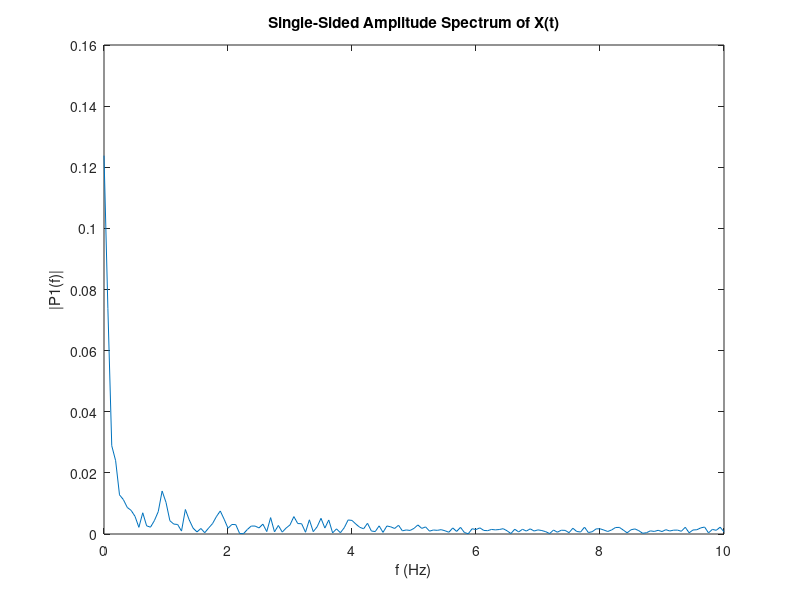

MATLAB code to generate this figure:
dac = [   1000.0
 
   1000.0
 
   1000.0
 
   1000.0
 
   1000.0
 
   1000.0
 
   1000.0
 
   1000.0
 
   1000.0
 
   1000.0
 
   1000.0
 
   1000.0
 
   1000.0
 
   1000.0
 
   1000.0
 
   1000.0
 
   1000.0
 
   1000.0
 
   1000.0
 
   1000.0
 
   1000.0
 
   1000.0
 
   1000.0
 
   1000.0
 
   1000.0
 
   1000.0
 
   1000.0
 
   1000.0
 
   1000.0
 
   1000.0
 
   1000.0
 
   1000.0
 
   1000.0
 
   1000.0
 
   1000.0
 
   1000.0
 
   1000.0
 
   1000.0
 
   1000.0
 
   1000.0
 
   1000.0
 
   1000.0
 
   1000.0
 
   1000.0
 
   1000.0
 
   1000.0
 
   1000.0
 
   1000.0
 
   1000.0
 
   1000.0
 
   1000.0
 
   1000.0
 
   1000.0
 
   1000.0
 
   1000.0
 
   1000.0
 
   1000.0
 
   1000.0
 
   1000.0
 
   1000.0
 
   1000.0
 
   1000.0
 
   1000.0
 
   1000.0
 
   1000.0
 
   1000.0
 
   1000.0
 
   1000.0
 
   1000.0
 
   1000.0
 
   1000.0
 
   1000.0
 
   1000.0
 
   1000.0
 
   1000.0
 
   1000.0
 
   1000.0
 
   1000.0
 
   1000.0
 
   1000.0
 
   1000.0
 
   1000.0
 
   1000.0
 
   1000.0
 
   1000.0
 
   1000.0
 
   1000.0
 
   1000.0
 
   1000.0
 
   1000.0
 
   1000.0
 
   1000.0
 
   1000.0
 
   1000.0
 
   1000.0
 
   1000.0
 
   1000.0
 
   1000.0
 
   1000.0
 
   1000.0
 
   1000.0
 
   1000.0
 
   1000.0
 
   1000.0
 
   1000.0
 
   1000.0
 
   1000.0
 
   1000.0
 
   1000.0
 
   1000.0
 
   1000.0
 
   1000.0
 
   1000.0
 
   1000.0
 
   1000.0
 
   1000.0
 
   1000.0
 
   1000.0
 
   1000.0
 
   1000.0
 
   1000.0
 
   1000.0
 
   1000.0
 
   1000.0
 
   1000.0
 
   1000.0
 
   1000.0
 
   1000.0
 
   1000.0
 
   1000.0
 
   1000.0
 
   1000.0
 
   1000.0
 
   1000.0
 
   1000.0
 
   1000.0
 
   1000.0
 
   1000.0
 
   1000.0
 
   1000.0
 
   1000.0
 
   1000.0
 
   1000.0
 
   1000.0
 
   1000.0
 
   1000.0
 
   1000.0
 
   1000.0
 
   1000.0
 
   1000.0
 
   1000.0
 
   1000.0
 
   1000.0
 
   1000.0
 
   1000.0
 
   1000.0
 
   1000.0
 
   1000.0
 
   1000.0
 
   1000.0
 
   1000.0
 
   1000.0
 
   1000.0
 
   1000.0
 
   1000.0
 
   1000.0
 
   1000.0
 
   1000.0
 
   1000.0
 
   1000.0
 
   1000.0
 
   1000.0
 
   1000.0
 
   1000.0
 
   1000.0
 
   1000.0
 
   1000.0
 
   1000.0
 
   1000.0
 
   1000.0
 
   1000.0
 
   1000.0
 
   1000.0
 
   1000.0
 
   1000.0
 
   1000.0
 
   1000.0
 
   1000.0
 
   1000.0
 
   1000.0
 
   1000.0
 
   1000.0
 
   1000.0
 
   1000.0
 
   1000.0
 
   1000.0
 
   1000.0
 
   1000.0
 
   1000.0
 
   1000.0
 
   1000.0
 
   1000.0
 
   1000.0
 
   1000.0
 
   1000.0
 
   1000.0
 
   1000.0
 
   1000.0
 
   1000.0
 
   1000.0
 
   1000.0
 
   1000.0
 
   1000.0
 
   1000.0
 
   1000.0
 
   1000.0
 
   1000.0
 
   1000.0
 
   1000.0
 
   1000.0
 
   1000.0
 
   1000.0
 
   1000.0
 
   1000.0
 
   1000.0
 
   1000.0
 
   1000.0
 
   1000.0
 
   1000.0
 
   1000.0
 
   1000.0
 
   1000.0
 
   1000.0
 
   1000.0
 
   1000.0
 
   1000.0
 
   1000.0
 
   1000.0
 
   1000.0
 
   1000.0
 
   1000.0
 
   1000.0
 
   1000.0
 
   1000.0
 
   1000.0
 
   1000.0
 
   1000.0
 
   1000.0
 
   1000.0
 
   1000.0
 
   1000.0
 
   1000.0
 
   1000.0
 
   1000.0
 
   1000.0
 
   1000.0
 
   1000.0
 
   1000.0
 
   1000.0
 
   1000.0
 
   1000.0
 
   1000.0
 
   1000.0
 
   1000.0
 
   1000.0
 
   1000.0
 
   1000.0
 
   1000.0
 
   1000.0
 
   1000.0
 
   1000.0
 
   1000.0
 
   1000.0
 
   1000.0
 
   1000.0
 
   1000.0
 
   1000.0
 
   1000.0
 
   1000.0
 
   1000.0
 
   1000.0
 
   1000.0
 
   1000.0
 
   1000.0
 
   1000.0
 
   1000.0
 
   1000.0
 
   1000.0
 
   1000.0
 
   1000.0
 
   1000.0
 
   1000.0
 
   1000.0
 
   1000.0
 
   1000.0
 
   1000.0
 
   1000.0
 
   1000.0
 
   1000.0
 
   1000.0
 
   1000.0
 
   1000.0
 
   1000.0
 
   1000.0
 
   1000.0
 
   1000.0
 
   1000.0
 
   1000.0
 
   1000.0
 
   1000.0
 
   1000.0
 
   1000.0
 
   1000.0
 
   1000.0
 
   1000.0
 
   1000.0
 
   1000.0
 
   1000.0
 
   1000.0
 
   1000.0
 
   1000.0
 
   1000.0
 
   1000.0
 
   1000.0
 
   1000.0
 
   1000.0
 
   1000.0
 
   1000.0
 
   1000.0
 
   1000.0
 
   1000.0
 
   1000.0
 
   1000.0
 
   1000.0
 
   1000.0
 
   1000.0
 
   1000.0
 
   1000.0
 
   1000.0
 
   1000.0
 
   1000.0
 
   1000.0
 
   1000.0
 
   1000.0
 
   1000.0
 
   1000.0
 
   1000.0
 
   1000.0
 
   1000.0
 
   1000.0
 
   1000.0
 
   1000.0
 
   1000.0
 
   1000.0
 
   1000.0
 
   1000.0
 
   1000.0
 
   1000.0
 
   1000.0
 
   1000.0
 
   1000.0
 
   1000.0
 
   1000.0
 
   1000.0
 
   1000.0
 
   1000.0
 
   1000.0
 
   1000.0
 
   1000.0
 
   1000.0
 
   1000.0
 
   1000.0
 
   1000.0
 
   1000.0
 
   1000.0
 
   1000.0
 
   1000.0
 
   1000.0
 
   1000.0
 
   1750.0
 
   1750.0
 
   1750.0
 
   1750.0
 
   1750.0
 
   1750.0
 
   1750.0
 
   1750.0
 
   1750.0
 
   1750.0
 
   1750.0
 
   1750.0
 
   1750.0
 
   1750.0
 
   1750.0
 
   1750.0
 
   1750.0
 
   1750.0
 
   1750.0
 
   1750.0
 
   1750.0
 
   1750.0
 
   1750.0
 
   1750.0
 
   1750.0
 
   1750.0
 
   1750.0
 
   1750.0
 
   1750.0
 
   1750.0
 
   1750.0
 
   1750.0
 
   1750.0
 
   1750.0
 
   1750.0
 
   1750.0
 
   1750.0
 
   1750.0
 
   1750.0
 
   1750.0
 
   1750.0
 
   1750.0
 
   1750.0
 
   1750.0
 
   1750.0
 
   1750.0
 
   1750.0
 
   1750.0
 
   1750.0
 
   1750.0
 
   1750.0
 
   1750.0
 
   1750.0
 
   1750.0
 
   1750.0
 
   1750.0
 
   1750.0
 
   1750.0
 
   1750.0
 
   1750.0
 
   1750.0
 
   1750.0
 
   1750.0
 
   1750.0
 
   1750.0
 
   1750.0
 
   1750.0
 
   1750.0
 
   1750.0
 
   1750.0
 
   1750.0
 
   1750.0
 
   1750.0
 
   1750.0
 
   1750.0
 
   1750.0
 
   1750.0
 
   1750.0
 
   1750.0
 
   1750.0
 
   1750.0
 
   1750.0
 
   1750.0
 
   1750.0
 
   1750.0
 
   1750.0
 
   1750.0
 
   1750.0
 
   1750.0
 
   1750.0
 
   1750.0
 
   1750.0
 
   1750.0
 
   1750.0
 
   1750.0
 
   1750.0
 
   1750.0
 
   1750.0
 
   1750.0
 
   1750.0
 
   1750.0
 
   1750.0
 
   1750.0
 
   1750.0
 
   1750.0
 
   1750.0
 
   1750.0
 
   1750.0
 
   1750.0
 
   1750.0
 
   1750.0
 
   1750.0
 
   1750.0
 
   1750.0
 
   1750.0
 
   1750.0
 
   1750.0
 
   1750.0
 
   1750.0
 
   1750.0
 
   1750.0
 
   1750.0
 
   1750.0
 
   1750.0
 
   1750.0
 
   1750.0
 
   1750.0
 
   1750.0
 
   1750.0
 
   1750.0
 
   1750.0
 
   1750.0
 
   1750.0
 
   1750.0
 
   1750.0
 
   1750.0
 
   1750.0
 
   1750.0
 
   1750.0
 
   1750.0
 
   1750.0
 
   1752.0
 
   1754.0
 
   1756.0
 
   1758.0
 
   1760.0
 
   1761.0
 
   1763.0
 
   1765.0
 
   1767.0
 
   1769.0
 
   1771.0
 
   1772.0
 
   1774.0
 
   1776.0
 
   1778.0
 
   1779.0
 
   1781.0
 
   1782.0
 
   1784.0
 
   1785.0
 
   1786.0
 
   1788.0
 
   1789.0
 
   1790.0
 
   1791.0
 
   1792.0
 
   1793.0
 
   1794.0
 
   1795.0
 
   1796.0
 
   1797.0
 
   1797.0
 
   1798.0
 
   1798.0
 
   1799.0
 
   1799.0
 
   1799.0
 
   1799.0
 
   1799.0
 
   1799.0
 
   1799.0
 
   1799.0
 
   1799.0
 
   1799.0
 
   1798.0
 
   1798.0
 
   1798.0
 
   1797.0
 
   1796.0
 
   1796.0
 
   1795.0
 
   1794.0
 
   1793.0
 
   1792.0
 
   1791.0
 
   1790.0
 
   1789.0
 
   1787.0
 
   1786.0
 
   1785.0
 
   1783.0
 
   1782.0
 
   1780.0
 
   1779.0
 
   1777.0
 
   1775.0
 
   1774.0
 
   1772.0
 
   1770.0
 
   1768.0
 
   1767.0
 
   1765.0
 
   1763.0
 
   1761.0
 
   1759.0
 
   1757.0
 
   1755.0
 
   1753.0
 
   1751.0
 
   1749.0
 
   1747.0
 
   1745.0
 
   1743.0
 
   1741.0
 
   1739.0
 
   1738.0
 
   1736.0
 
   1734.0
 
   1732.0
 
   1730.0
 
   1728.0
 
   1727.0
 
   1725.0
 
   1723.0
 
   1721.0
 
   1720.0
 
   1718.0
 
   1717.0
 
   1715.0
 
   1714.0
 
   1713.0
 
   1711.0
 
   1710.0
 
   1709.0
 
   1708.0
 
   1707.0
 
   1706.0
 
   1705.0
 
   1704.0
 
   1703.0
 
   1702.0
 
   1702.0
 
   1701.0
 
   1701.0
 
   1700.0
 
   1700.0
 
   1700.0
 
   1700.0
 
   1700.0
 
   1700.0
 
   1700.0
 
   1700.0
 
   1700.0
 
   1700.0
 
   1701.0
 
   1701.0
 
   1701.0
 
   1702.0
 
   1703.0
 
   1703.0
 
   1704.0
 
   1705.0
 
   1706.0
 
   1707.0
 
   1708.0
 
   1709.0
 
   1710.0
 
   1712.0
 
   1713.0
 
   1714.0
 
   1716.0
 
   1717.0
 
   1719.0
 
   1720.0
 
   1722.0
 
   1724.0
 
   1725.0
 
   1727.0
 
   1729.0
 
   1731.0
 
   1732.0
 
   1734.0
 
   1736.0
 
   1738.0
 
   1740.0
 
   1742.0
 
   1744.0
 
   1746.0
 
   1748.0
 
   1750.0
 
   1752.0
 
   1754.0
 
   1756.0
 
   1758.0
 
   1760.0
 
   1761.0
 
   1763.0
 
   1765.0
 
   1767.0
 
   1769.0
 
   1771.0
 
   1772.0
 
   1774.0
 
   1776.0
 
   1778.0
 
   1779.0
 
   1781.0
 
   1782.0
 
   1784.0
 
   1785.0
 
   1786.0
 
   1788.0
 
   1789.0
 
   1790.0
 
   1791.0
 
   1792.0
 
   1793.0
 
   1794.0
 
   1795.0
 
   1796.0
 
   1797.0
 
   1797.0
 
   1798.0
 
   1798.0
 
   1799.0
 
   1799.0
 
   1799.0
 
   1799.0
 
   1799.0
 
   1799.0
 
   1799.0
 
   1799.0
 
   1799.0
 
   1799.0
 
   1798.0
 
   1798.0
 
   1798.0
 
   1797.0
 
   1796.0
 
   1796.0
 
   1795.0
 
   1794.0
 
   1793.0
 
   1792.0
 
   1791.0
 
   1790.0
 
   1789.0
 
   1787.0
 
   1786.0
 
   1785.0
 
   1783.0
 
   1782.0
 
   1780.0
 
   1779.0
 
   1777.0
 
   1775.0
 
   1774.0
 
   1772.0
 
   1770.0
 
   1768.0
 
   1767.0
 
   1765.0
 
   1763.0
 
   1761.0
 
   1759.0
 
   1757.0
 
   1755.0
 
   1753.0
 
   1751.0
 
   1749.0
 
   1747.0
 
   1745.0
 
   1743.0
 
   1741.0
 
   1739.0
 
   1738.0
 
   1736.0
 
   1734.0
 
   1732.0
 
   1730.0
 
   1728.0
 
   1727.0
 
   1725.0
 
   1723.0
 
   1721.0
 
   1720.0
 
   1718.0
 
   1717.0
 
   1715.0
 
   1714.0
 
   1713.0
 
   1711.0
 
   1710.0
 
   1709.0
 
   1708.0
 
   1707.0
 
   1706.0
 
   1705.0
 
   1704.0
 
   1703.0
 
   1702.0
 
   1702.0
 
   1701.0
 
   1701.0
 
   1700.0
 
   1700.0
 
   1700.0
 
   1700.0
 
   1700.0
 
   1700.0
 
   1700.0
 
   1700.0
 
   1700.0
 
   1700.0
 
   1701.0
 
   1701.0
 
   1701.0
 
   1702.0
 
   1703.0
 
   1703.0
 
   1704.0
 
   1705.0
 
   1706.0
 
   1707.0
 
   1708.0
 
   1709.0
 
   1710.0
 
   1712.0
 
   1713.0
 
   1714.0
 
   1716.0
 
   1717.0
 
   1719.0
 
   1720.0
 
   1722.0
 
   1724.0
 
   1725.0
 
   1727.0
 
   1729.0
 
   1731.0
 
   1732.0
 
   1734.0
 
   1736.0
 
   1738.0
 
   1740.0
 
   1742.0
 
   1744.0
 
   1746.0
 
   1748.0
 
   1000.0
 
   1000.0
 
   1000.0
 
   1000.0
 
   1000.0
 
   1000.0
 
   1000.0
 
   1000.0
 
   1000.0
 
   1000.0
 
   1000.0
 
   1000.0
 
   1000.0
 
   1000.0
 
   1000.0
 
   1000.0
 
   1000.0
 
   1000.0
 
   1000.0
 
   1000.0
 
   1000.0
 
   1000.0
 
   1000.0
 
   1000.0
 
   1000.0
 
   1000.0
 
   1000.0
 
   1000.0
 
   1000.0
 
   1000.0
 
   1000.0
 
   1000.0
 
   1000.0
 
   1000.0
 
   1000.0
 
   1000.0
 
   1000.0
 
   1000.0
 
   1000.0
 
   1000.0
 
   1000.0
 
   1000.0
 
   1000.0
 
   1000.0
 
   1000.0
 
   1000.0
 
   1000.0
 
   1000.0
 
   1000.0
 
   1000.0
 
   1000.0
 
   1000.0
 
   1000.0
 
   1000.0
 
   1000.0
 
   1000.0
 
   1000.0
 
   1000.0
 
   1000.0
 
   1000.0
 
   1000.0
 
   1000.0
 
   1000.0
 
   1000.0
 
   1000.0
 
   1000.0
 
   1000.0
 
   1000.0
 
   1000.0
 
   1000.0
 
   1000.0
 
   1000.0
 
   1000.0
 
   1000.0
 
   1000.0
 
   1000.0
 
   1000.0
 
   1000.0
 
   1000.0
 
   1000.0
 
   1000.0
 
   1000.0
 
   1000.0
 
   1000.0
 
   1000.0
 
   1000.0
 
   1000.0
 
   1000.0
 
   1000.0
 
   1000.0
 
   1000.0
 
   1000.0
 
   1000.0
 
   1000.0
 
   1000.0
 
   1000.0
 
   1000.0
 
   1000.0
 
   1000.0
 
   1000.0
 
   1000.0
 
   1000.0
 
   1000.0
 
   1000.0
 
   1000.0
 
   1000.0
 
   1000.0
 
   1000.0
 
   1000.0
 
   1000.0
 
   1000.0
 
   1000.0
 
   1000.0
 
   1000.0
 
   1000.0
 
   1000.0
 
   1000.0
 
   1000.0
 
   1000.0
 
   1000.0
 
   1000.0
 
   1000.0
 
   1000.0
 
   1000.0
 
   1000.0
 
   1000.0
 
   1000.0
 
   1000.0
 
   1000.0
 
   1000.0
 
   1000.0
 
   1000.0
 
   1000.0
 
   1000.0
 
   1000.0
 
   1000.0
 
   1000.0
 
   1000.0
 
   1000.0
 
   1000.0
 
   1000.0
 
   1000.0
 
   1000.0
 
   1000.0
 
   1000.0
 
   1000.0
 
   1000.0
 
   1000.0
 
   1000.0
 
   1000.0
 
   1000.0
 
   1000.0
 
   1000.0
 
   1000.0
 
   1000.0
 
   1000.0
 
   1000.0
 
   1000.0
 
   1000.0
 
   1000.0
 
   1000.0
 
   1000.0
 
   1000.0
 
   1000.0
 
   1000.0
 
   1000.0
 
   1000.0
 
   1000.0
 
   1000.0
 
   1000.0
 
   1000.0
 
   1000.0
 
   1000.0
 
   1000.0
 
   1000.0
 
   1000.0
 
   1000.0
 
   1000.0
 
   1000.0
 
   1000.0
 
   1000.0
 
   1000.0
 
   1000.0
 
   1000.0
 
   1000.0
 
   1000.0
 
   1000.0
 
   1000.0
 
   1000.0
 
   1000.0
 
   1000.0
 
   1000.0
 
   1000.0
 
   1000.0
 
   1000.0
 
   1000.0
 
   1000.0
 
   1000.0
 
   1000.0
 
   1000.0
 
   1000.0
 
   1000.0
 
   1000.0
 
   1000.0
 
   1000.0
 
   1000.0
 
   1000.0
 
   1000.0
 
   1000.0
 
   1000.0
 
   1000.0
 
   1000.0
 
   1000.0
 
   1000.0
 
   1000.0
 
   1000.0
 
   1000.0
 
   1000.0
 
   1000.0
 
   1000.0
 
   1000.0
 
   1000.0
 
   1000.0
 
   1000.0
 
   1000.0
 
   1000.0
 
   1000.0
 
   1000.0
 
   1000.0
 
   1000.0
 
   1000.0
 
   1000.0
 
   1000.0
 
   1000.0
 
   1000.0
 
   1000.0
 
   1000.0
 
   1000.0
 
   1000.0
 
   1000.0
 
   1000.0
 
   1000.0
 
   1000.0
 
   1000.0
 
   1000.0
 
   1000.0
 
   1000.0
 
   1000.0
 
   1000.0
 
   1000.0
 
   1000.0
 
   1000.0
 
   1000.0
 
   1000.0
 
   1000.0
 
   1000.0
 
   1000.0
 
   1000.0
 
   1000.0
 
   1000.0
 
   1000.0
 
   1000.0
 
   1000.0
 
   1000.0
 
   1000.0
 
   1000.0
 
   1000.0
 
   1000.0
 
   1000.0
 
   1000.0
 
   1000.0
 
   1000.0
 
   1000.0
 
];

spd = [   0.0
 
   0.0
 
   0.00249350001104
 
   0.0
 
   0.0
 
   0.0
 
   0.0
 
   -0.00249350001104
 
   0.0
 
   0.0
 
   0.0
 
   0.00249350001104
 
   0.0
 
   0.0
 
   0.0
 
   0.0
 
   0.0
 
   0.0
 
   0.0
 
   -0.00249350001104
 
   -0.00249350001104
 
   0.00249350001104
 
   -0.00249350001104
 
   0.00249350001104
 
   0.0
 
   0.0
 
   0.0
 
   0.0
 
   0.0
 
   0.0
 
   0.0
 
   0.0
 
   0.0
 
   0.0
 
   0.0
 
   0.0
 
   0.0
 
   0.0
 
   0.0
 
   0.0
 
   0.0
 
   0.0
 
   0.0
 
   0.0
 
   0.0
 
   0.0
 
   0.0
 
   0.00249350001104
 
   0.00249350001104
 
   0.00249350001104
 
   0.00249350001104
 
   0.0
 
   0.00249350001104
 
   0.0
 
   -0.00249350001104
 
   -0.00249350001104
 
   -0.00498700002208
 
   0.0
 
   0.00249350001104
 
   0.00249350001104
 
   0.00249350001104
 
   0.0
 
   0.0
 
   0.0
 
   0.0
 
   0.0
 
   0.00249350001104
 
   0.0
 
   0.0
 
   0.0
 
   0.0
 
   0.0
 
   0.0
 
   0.0
 
   0.0
 
   0.0
 
   0.0
 
   0.0
 
   0.0
 
   0.0
 
   0.0
 
   0.0
 
   0.0
 
   0.0
 
   0.0
 
   0.0
 
   0.0
 
   0.0
 
   0.0
 
   0.0
 
   0.0
 
   0.0
 
   0.0
 
   0.0
 
   0.0
 
   0.0
 
   -0.00498700002208
 
   -0.00249350001104
 
   -0.00498700002208
 
   0.00748050026596
 
   0.0199480000883
 
   0.0374024994671
 
   0.0498699992895
 
   0.0573505014181
 
   0.0723115056753
 
   0.0922594964504
 
   0.109714001417
 
   0.124674998224
 
   0.132155492902
 
   0.157090499997
 
   0.157090499997
 
   0.167064502835
 
   0.177038490772
 
   0.182025492191
 
   0.206960499287
 
   0.216934502125
 
   0.239375993609
 
   0.276778519154
 
   0.296726495028
 
   0.316674500704
 
   0.316674500704
 
   0.266804516315
 
   0.314180999994
 
   0.279272019863
 
   0.306700497866
 
   0.319168001413
 
   0.28425899148
 
   0.28176549077
 
   0.28176549077
 
   0.274285018444
 
   0.264310985804
 
   0.259323984385
 
   0.261817485094
 
   0.254336982965
 
   0.254336982965
 
   0.276778489351
 
   0.274284988642
 
   0.266804516315
 
   0.264310985804
 
   0.264310985804
 
   0.259324014187
 
   0.251843512058
 
   0.269297987223
 
   0.244362995028
 
   0.229402005672
 
   0.214441001415
 
   0.206960499287
 
   0.201973497868
 
   0.174545004964
 
   0.167064502835
 
   0.152103498578
 
   0.134649008512
 
   0.127168506384
 
   0.124675005674
 
   0.119688004255
 
   0.112207502127
 
   0.117194503546
 
   0.119687996805
 
   0.114701002836
 
   0.124675005674
 
   0.114701002836
 
   0.099739998579
 
   0.0897659957409
 
   0.0847790017724
 
   0.0772984996438
 
   0.0598440021276
 
   0.052363499999
 
   0.0398960001767
 
   0.0274285003543
 
   0.0149609996006
 
   0.00997400004417
 
   0.00249350001104
 
   -0.00748049980029
 
   -0.00748049980029
 
   -0.0149609996006
 
   -0.0199480000883
 
   -0.0199480000883
 
   -0.0174544993788
 
   -0.0199480000883
 
   -0.0199480000883
 
   -0.0174544993788
 
   -0.0149609996006
 
   -0.0149609996006
 
   -0.00748050026596
 
   -0.00498700002208
 
   -0.00249350001104
 
   0.0
 
   0.0
 
   0.0
 
   0.0
 
   0.0
 
   0.0
 
   0.0
 
   0.0
 
   0.0
 
   0.00249350001104
 
   0.0
 
   0.0
 
   0.0
 
   0.0
 
   0.0
 
   0.0
 
   0.0
 
   0.0
 
   0.0
 
   0.0
 
   0.0
 
   -0.00249350001104
 
   0.0
 
   -0.00249350001104
 
   0.0
 
   0.0
 
   0.0
 
   -0.00249350001104
 
   0.0
 
   0.0
 
   0.0
 
   0.0
 
   0.00249350001104
 
   0.00249350001104
 
   0.0
 
   -0.00498700002208
 
   -0.00498700002208
 
   -0.00249350001104
 
   -0.00249350001104
 
   -0.00498700002208
 
   -0.00748050026596
 
   -0.00498700002208
 
   -0.00498700002208
 
   -0.00498700002208
 
   0.0
 
   0.00748050026596
 
   0.00249350001104
 
   0.00249350001104
 
   0.0
 
   0.0
 
   0.0
 
   0.0
 
   0.00249350001104
 
   0.00249350001104
 
   0.00498700002208
 
   0.00498700002208
 
   0.00249350001104
 
   0.00498700002208
 
   0.00498700002208
 
   0.00249350001104
 
   0.0
 
   -0.00249350001104
 
   0.00249350001104
 
   0.0
 
   0.00249350001104
 
   0.00498700002208
 
   0.00498700002208
 
   0.00249350001104
 
   0.00249350001104
 
   0.00249350001104
 
   0.0
 
   0.00249350001104
 
   0.00249350001104
 
   0.00249350001104
 
   0.00249350001104
 
   0.0
 
   0.0
 
   -0.00249350001104
 
   0.0
 
   0.0
 
   0.0
 
   0.0
 
   -0.00249350001104
 
   0.0
 
   -0.00249350001104
 
   -0.00249350001104
 
   0.0
 
   0.0
 
   0.0
 
   0.00498700002208
 
   0.0
 
   0.0
 
   -0.00249350001104
 
   0.0
 
   0.0
 
   -0.00249350001104
 
   0.0
 
   0.0
 
   0.00249350001104
 
   0.00249350001104
 
   -0.00249350001104
 
   0.0
 
   -0.00249350001104
 
   0.0
 
   0.0
 
   0.0
 
   0.0
 
   0.0
 
   0.0
 
   0.00249350001104
 
   0.00249350001104
 
   0.00249350001104
 
   0.00249350001104
 
   0.00498700002208
 
   0.00498700002208
 
   0.0
 
   -0.00498700002208
 
   0.0
 
   -0.00249350001104
 
   -0.00249350001104
 
   0.0
 
   0.00498700002208
 
   0.00498700002208
 
   0.00249350001104
 
   0.00249350001104
 
   0.0
 
   0.0
 
   0.0
 
   0.0
 
   -0.00249350001104
 
   0.0
 
   0.0
 
   0.0
 
   0.0
 
   0.0
 
   0.0
 
   0.0
 
   0.0
 
   0.0
 
   0.0
 
   0.0
 
   0.0
 
   0.0
 
   0.00249350001104
 
   0.0
 
   0.0
 
   0.00498700002208
 
   0.00498700002208
 
   0.00498700002208
 
   0.0
 
   0.0
 
   -0.00249350001104
 
   -0.00249350001104
 
   0.0
 
   -0.00249350001104
 
   0.00249350001104
 
   0.0
 
   0.0
 
   0.0
 
   0.0
 
   0.0
 
   0.00249350001104
 
   0.0
 
   0.00249350001104
 
   0.0
 
   0.0
 
   0.0
 
   0.0
 
   0.0
 
   0.0
 
   0.0
 
   0.0
 
   -0.00498700002208
 
   0.0
 
   -0.00249350001104
 
   0.0
 
   0.0
 
   0.0
 
   0.0
 
   0.0
 
   -0.00249350001104
 
   -0.00498700002208
 
   -0.00249350001104
 
   -0.00249350001104
 
   0.00249350001104
 
   0.0
 
   -0.00249350001104
 
   0.0
 
   0.00249350001104
 
   0.0
 
   0.0
 
   0.0
 
   0.0
 
   0.0
 
   0.0
 
   0.0
 
   0.0
 
   0.0
 
   0.0
 
   0.0
 
   0.0
 
   0.0
 
   0.0
 
   0.00249350001104
 
   0.0149609996006
 
   0.0249349996448
 
   0.0374024994671
 
   0.0548570007086
 
   0.09475299716
 
   0.124675005674
 
   0.157090499997
 
   0.209453999996
 
   0.259324014187
 
   0.291739493608
 
   0.361557513475
 
   0.396466493607
 
   0.421401500702
 
   0.451323509216
 
   0.511167526245
 
   0.528622031212
 
   0.56851798296
 
   0.598439991474
 
   0.653297007084
 
   0.738075971603
 
   0.748049974442
 
   0.785452485085
 
   0.787945985794
 
   0.805400490761
 
   0.830335497856
 
   0.877712011337
 
   0.96747803688
 
   0.890179514885
 
   0.945036530495
 
   0.96747803688
 
   0.927582025528
 
   0.952517032623
 
   0.962490975857
 
   1.00488054752
 
   1.04477643967
 
   1.01984143257
 
   1.08965945244
 
   1.11459445953
 
   1.05973744392
 
   1.1569839716
 
   1.10212695599
 
   1.11459445953
 
   1.16446447372
 
   1.14202296734
 
   1.14451646805
 
   1.30659401417
 
   1.29911351204
 
   1.25423049927
 
   1.29662001133
 
   1.35397052765
 
   1.35397052765
 
   1.33402252197
 
   1.25921750069
 
   1.28165900707
 
   1.24924349785
 
   1.23428249359
 
   1.29412651062
 
   1.30659401417
 
   1.32155501842
 
   1.2617110014
 
   1.27168500423
 
   1.22680199146
 
   1.20685398579
 
   1.21932148933
 
   1.26420450211
 
   1.36394453049
 
   1.31158101559
 
   1.26420450211
 
   1.28664600849
 
   1.35646402836
 
   1.30410051346
 
   1.25173699856
 
   1.24425649643
 
   1.1844124794
 
   1.22929549217
 
   1.28664600849
 
   1.19438648224
 
   1.19937348366
 
   1.28664600849
 
   1.15449047089
 
   1.22430849075
 
   1.2093474865
 
   1.19189298153
 
   1.2617110014
 
   1.1844124794
 
   1.26420450211
 
   1.31158101559
 
   1.21682798862
 
   1.27168500423
 
   1.34649002552
 
   1.27667200565
 
   1.30160701275
 
   1.22181499004
 
   1.24425649643
 
   1.24924349785
 
   1.25672399998
 
   1.27916550636
 
   1.18690598011
 
   1.28415250778
 
   1.25173699856
 
   1.24176299572
 
   1.21932148933
 
   1.26669800282
 
   1.23428249359
 
   1.25921750069
 
   1.27168500423
 
   1.27916550636
 
   1.25672399998
 
   1.25173699856
 
   1.31906151772
 
   1.20436048508
 
   1.27916550636
 
   1.2617110014
 
   1.19937348366
 
   1.29412651062
 
   1.31158101559
 
   1.24674999714
 
   1.27667200565
 
   1.27667200565
 
   1.27168500423
 
   1.27916550636
 
   1.19189298153
 
   1.2367759943
 
   1.27168500423
 
   1.23428249359
 
   1.38887953758
 
   1.33152902126
 
   1.26919150352
 
   1.37641203403
 
   1.32404851913
 
   1.30410051346
 
   1.35397052765
 
   1.2891395092
 
   1.26420450211
 
   1.32654201984
 
   1.32654201984
 
   1.31656801701
 
   1.40384054184
 
   1.30908751488
 
   1.34649002552
 
   1.30410051346
 
   1.30908751488
 
   1.33152902126
 
   1.32903552055
 
   1.46119093895
 
   1.32903552055
 
   1.31906151772
 
   1.3140745163
 
   1.32654201984
 
   1.35147702694
 
   1.31158101559
 
   1.32404851913
 
   1.24924349785
 
   1.30410051346
 
   1.32903552055
 
   1.28664600849
 
   1.29163300991
 
   1.28415250778
 
   1.2367759943
 
   1.33900952339
 
   1.1021270752
 
   1.25921750069
 
   1.24674999714
 
   1.22680199146
 
   1.25672399998
 
   1.21433448792
 
   1.21184098721
 
   1.24425649643
 
   1.22430849075
 
   1.25423049927
 
   1.23926949501
 
   1.20436048508
 
   1.2093474865
 
   1.2367759943
 
   1.27667200565
 
   1.24176299572
 
   1.25173699856
 
   1.28664600849
 
   1.15199697018
 
   1.21433448792
 
   1.19687998295
 
   1.15199697018
 
   1.17194497585
 
   1.16945147514
 
   1.27168500423
 
   1.17443847656
 
   1.17443847656
 
   1.17443847656
 
   1.26420450211
 
   1.17693197727
 
   1.22430849075
 
   1.18939948082
 
   1.19687998295
 
   1.20685398579
 
   1.22430849075
 
   1.22181499004
 
   1.20685398579
 
   1.24425649643
 
   1.23178899288
 
   1.13204908371
 
   1.17194497585
 
   1.21184098721
 
   1.06472444534
 
   1.16945147514
 
   1.15199697018
 
   1.19937348366
 
   1.14700996876
 
   1.19687998295
 
   1.12955546379
 
   1.16695797443
 
   1.17942547798
 
   1.12207496166
 
   1.09713995457
 
   1.11708796024
 
   1.09215307236
 
   1.10960745811
 
   1.12456846237
 
   1.13454246521
 
   1.11958146095
 
   1.13952946663
 
   1.14451646805
 
   1.12207496166
 
   1.12456846237
 
   1.07719194889
 
   1.09215307236
 
   1.10212695599
 
   1.09963345528
 
   1.10711407661
 
   1.23926949501
 
   1.04976344109
 
   1.10711395741
 
   1.06971144676
 
   1.14700996876
 
   1.19438648224
 
   1.12456846237
 
   1.13703596592
 
   1.09464645386
 
   1.12207508087
 
   1.14451646805
 
   1.13952946663
 
   1.14700996876
 
   1.13454246521
 
   1.09963345528
 
   1.12955546379
 
   1.16197097301
 
   1.09215295315
 
   1.11958146095
 
   1.09215295315
 
   1.08716595173
 
   1.11210095882
 
   1.13454246521
 
   1.12456846237
 
   1.09215295315
 
   1.08965945244
 
   1.09215295315
 
   1.11958146095
 
   1.08716595173
 
   1.1046204567
 
   1.02482843399
 
   1.0547504425
 
   1.03729593754
 
   1.13703596592
 
   1.13952946663
 
   1.13952946663
 
   1.1569839716
 
   1.17693197727
 
   1.12706196308
 
   1.15199697018
 
   1.14451646805
 
   1.08467245102
 
   1.18690598011
 
   1.08217895031
 
   1.12207496166
 
   1.17693197727
 
   1.08716607094
 
   1.14700996876
 
   1.11459445953
 
   1.11210095882
 
   1.20186698437
 
   1.11708796024
 
   1.15947747231
 
   1.12207496166
 
   1.17194497585
 
   1.13454246521
 
   1.1844124794
 
   1.17693197727
 
   1.12955546379
 
   1.16695797443
 
   1.16197097301
 
   1.16945147514
 
   1.05724406242
 
   1.12706196308
 
   1.1021270752
 
   1.1320489645
 
   1.16446447372
 
   1.16197097301
 
   1.14700996876
 
   1.15199697018
 
   1.13454246521
 
   1.13703596592
 
   1.1320489645
 
   1.21433448792
 
   1.14950346947
 
   1.14451646805
 
   1.1046204567
 
   1.11958146095
 
   1.17443847656
 
   1.16446447372
 
   1.17194497585
 
   1.16197097301
 
   1.19438648224
 
   1.17693197727
 
   1.12955546379
 
   1.14950346947
 
   1.15947747231
 
   1.12955546379
 
   1.12706196308
 
   1.17194497585
 
   1.18191897869
 
   1.18191897869
 
   1.12955546379
 
   1.06971144676
 
   1.20186698437
 
   1.14950346947
 
   1.19438648224
 
   1.17942547798
 
   1.10711407661
 
   1.23428249359
 
   1.22929549217
 
   1.19189298153
 
   1.21184098721
 
   1.24425649643
 
   1.21184098721
 
   1.22929549217
 
   1.21433448792
 
   1.21184098721
 
   1.14202296734
 
   1.19937348366
 
   1.21682798862
 
   1.20685398579
 
   1.24924349785
 
   1.22680199146
 
   1.2093474865
 
   1.16446447372
 
   1.19937348366
 
   1.23178899288
 
   1.19438648224
 
   1.22181499004
 
   1.22680199146
 
   1.27667200565
 
   1.26919150352
 
   1.27417850494
 
   1.25173699856
 
   1.27916550636
 
   1.29412651062
 
   1.26420450211
 
   1.23178899288
 
   1.25173699856
 
   1.22680199146
 
   1.32903552055
 
   1.27168500423
 
   1.24924349785
 
   1.21184098721
 
   1.206854105
 
   1.22430849075
 
   1.23428249359
 
   1.24674999714
 
   1.22181499004
 
   1.23926949501
 
   1.32903552055
 
   1.29412651062
 
   1.25921750069
 
   1.28664600849
 
   1.28664600849
 
   1.28415250778
 
   1.29911351204
 
   1.27916550636
 
   1.19937348366
 
   1.24425649643
 
   1.19438648224
 
   1.29163300991
 
   1.20436048508
 
   1.21433448792
 
   1.27417850494
 
   1.25921750069
 
   1.21433448792
 
   1.2617110014
 
   1.21184098721
 
   1.22929549217
 
   1.29662001133
 
   1.29662001133
 
   1.26669800282
 
   1.29911351204
 
   1.26669800282
 
   1.30160701275
 
   1.26919150352
 
   1.21932148933
 
   1.24924349785
 
   1.16446447372
 
   1.27168500423
 
   1.26420450211
 
   1.21682798862
 
   1.20436048508
 
   1.24425649643
 
   1.22430849075
 
   1.19937348366
 
   1.20436048508
 
   1.17194497585
 
   1.17194497585
 
   1.17693197727
 
   1.25173699856
 
   1.23178899288
 
   1.25921750069
 
   1.22929549217
 
   1.24924349785
 
   1.21433448792
 
   1.23926949501
 
   1.21682798862
 
   1.20436048508
 
   1.24176299572
 
   1.22680199146
 
   1.16695797443
 
   1.18939948082
 
   1.19937348366
 
   1.25173699856
 
   1.17443847656
 
   1.2093474865
 
   1.16446447372
 
   1.17693197727
 
   1.18690598011
 
   1.24425649643
 
   1.2367759943
 
   1.25173699856
 
   1.30160701275
 
   1.24924349785
 
   1.25921750069
 
   1.25672399998
 
   1.24674999714
 
   1.26669800282
 
   1.19438648224
 
   1.34399652481
 
   1.22929549217
 
   1.2093474865
 
   1.2617110014
 
   1.27417850494
 
   1.26420450211
 
   1.26420450211
 
   1.17942547798
 
   1.17942547798
 
   1.25921750069
 
   1.30659401417
 
   1.32404851913
 
   1.35147702694
 
   1.3415030241
 
   1.3140745163
 
   1.27667200565
 
   1.29163300991
 
   1.27667200565
 
   1.29911351204
 
   1.33900952339
 
   1.28415250778
 
   1.3140745163
 
   1.10960745811
 
   1.2617110014
 
   1.30908751488
 
   1.21433448792
 
   1.21932148933
 
   1.19687998295
 
   1.1320489645
 
   1.22181499004
 
   1.2367759943
 
   1.21682798862
 
   1.22680199146
 
   1.28664600849
 
   1.23178899288
 
   1.24924349785
 
   1.19189298153
 
   1.18191897869
 
   1.22430849075
 
   1.12207496166
 
   1.23178899288
 
   1.16197097301
 
   1.19189298153
 
   1.12955546379
 
   1.11708796024
 
   1.15199697018
 
   1.08716595173
 
   1.07719194889
 
   1.07469844818
 
   1.0273219347
 
   1.00238704681
 
   1.04477643967
 
   1.07719194889
 
   1.08467245102
 
   1.04976344109
 
   1.07220494747
 
   1.0796854496
 
   1.052257061
 
   1.06721806526
 
   1.02482843399
 
   1.0273219347
 
   1.02482843399
 
   1.01485455036
 
   0.977451980114
 
   1.0273219347
 
   1.01236104965
 
   0.967477977276
 
   0.945036530495
 
   0.91760802269
 
   0.912621021271
 
   0.96747803688
 
   0.872725009918
 
   0.887686014175
 
   0.855270504951
 
   0.842803001404
 
   0.840309500694
 
   0.748049974442
 
   0.790439486504
 
   0.80789399147
 
   0.802906990051
 
   0.772984981537
 
   0.745556473732
 
   0.75802397728
 
   0.730595469475
 
   0.713141024113
 
   0.698180019855
 
   0.668258011341
 
   0.670751512051
 
   0.615894496441
 
   0.605920493603
 
   0.573504984379
 
   0.56602448225
 
   0.54108953476
 
   0.523635029793
 
   0.503687024117
 
   0.476258516312
 
   0.468778014183
 
   0.463791012764
 
   0.448830008507
 
   0.43386900425
 
   0.518648028374
 
   0.446336507797
 
   0.451323509216
 
   0.441349506378
 
   0.428882002831
 
   0.37901198864
 
   0.361557483673
 
   0.374024987221
 
   0.359064012766
 
   0.356570512056
 
   0.341609507799
 
   0.33911600709
 
   0.321661502123
 
   0.321661502123
 
   0.28176549077
 
   0.261817514896
 
   0.256830483675
 
   0.231895506382
 
   0.219428002834
 
   0.206960499287
 
   0.199479997158
 
   0.179532006383
 
   0.174545004964
 
   0.162077501416
 
   0.149609997869
 
   0.137142494321
 
   0.124674998224
 
   0.114701002836
 
   0.099739998579
 
   0.099739998579
 
   0.0822855010629
 
   0.0748049989343
 
   0.0648310035467
 
   0.0598439984024
 
   0.052363499999
 
   0.0448830015957
 
   0.0423895008862
 
   0.0374024994671
 
   0.0299219992012
 
   0.0249349996448
 
   0.0149609996006
 
   0.00748050026596
 
   0.00498700002208
 
   0.00249350001104
 
   -0.00249350001104
 
   -0.00249350001104
 
   -0.00748050026596
 
   -0.00748050026596
 
   -0.00498700002208
 
   -0.00498700002208
 
   -0.00748050026596
 
   -0.00498700002208
 
   -0.00249350001104
 
   0.0
 
   0.0
 
   0.0
 
   0.0
 
   0.0
 
   0.00249350001104
 
   0.0
 
   0.0
 
   0.0
 
   0.0
 
   0.0
 
   0.0
 
   0.0
 
   0.00249350001104
 
   0.0
 
   0.0
 
   0.0
 
   0.0
 
   0.0
 
   0.0
 
   0.00249350001104
 
   0.0
 
   0.0
 
   -0.00249350001104
 
   0.0
 
   -0.00249350001104
 
   0.0
 
   0.0
 
   0.0
 
   0.0
 
   0.0
 
   0.0
 
   0.0
 
   0.0
 
   0.0
 
   0.0
 
   0.0
 
   -0.00249350001104
 
   0.0
 
   -0.00249350001104
 
   0.0
 
   0.0
 
   0.0
 
   0.0
 
   0.0
 
   0.0
 
   0.0
 
   0.0
 
   0.0
 
   0.0
 
   0.0
 
   0.0
 
   0.0
 
   0.0
 
   0.0
 
   0.0
 
   0.0
 
   0.0
 
   0.0
 
   0.0
 
   0.0
 
   0.0
 
   0.0
 
   0.0
 
   0.0
 
   0.0
 
   -0.00249350001104
 
   0.0
 
   0.0
 
   0.0
 
   0.0
 
   0.0
 
   0.0
 
   0.0
 
   0.0
 
   0.0
 
   0.0
 
   0.0
 
   0.0
 
   0.0
 
   -0.00249350001104
 
   0.0
 
   0.0
 
   0.0
 
   -0.00249350001104
 
   -0.00249350001104
 
   0.0
 
   -0.00249350001104
 
   -0.00249350001104
 
   -0.00498700002208
 
   0.0
 
   0.0
 
   0.0
 
   0.0
 
   0.0
 
   0.00249350001104
 
   0.0
 
   0.0
 
   0.0
 
   0.0
 
   -0.00249350001104
 
   0.0
 
   0.0
 
   0.0
 
   0.0
 
   0.00249350001104
 
   0.0
 
   0.0
 
   0.0
 
   0.0
 
   0.0
 
   0.0
 
   0.0
 
   0.0
 
   0.0
 
   0.0
 
   0.0
 
   0.0
 
   0.0
 
   0.0
 
   0.00249350001104
 
   0.0
 
   0.0
 
   0.0
 
   0.0
 
   0.0
 
   0.0
 
   0.0
 
   0.0
 
];

volt = 3.3 * dac / 4096;
volt2 = volt(520:839);
volt2inc = volt2 - volt2(1);
spd2 = spd(520:839);
spd2inc = spd2 - spd2(1);
spd2incM = medfilt1(spd2inc,3);
%plot(spd2incM);
Fs = 20;
T = 1/Fs;
L = length(spd2incM);
t = (0:L-1)*T;
Y = fft(spd2incM);
P2 = abs(Y/L);
P1 = P2(1:L/2+1);
P1(2:end-1) = 2*P1(2:end-1);
f = Fs*(0:(L/2))/L;
plot(f,P1)
title('Single-Sided Amplitude Spectrum of X(t)')
xlabel('f (Hz)')
ylabel('|P1(f)|')
